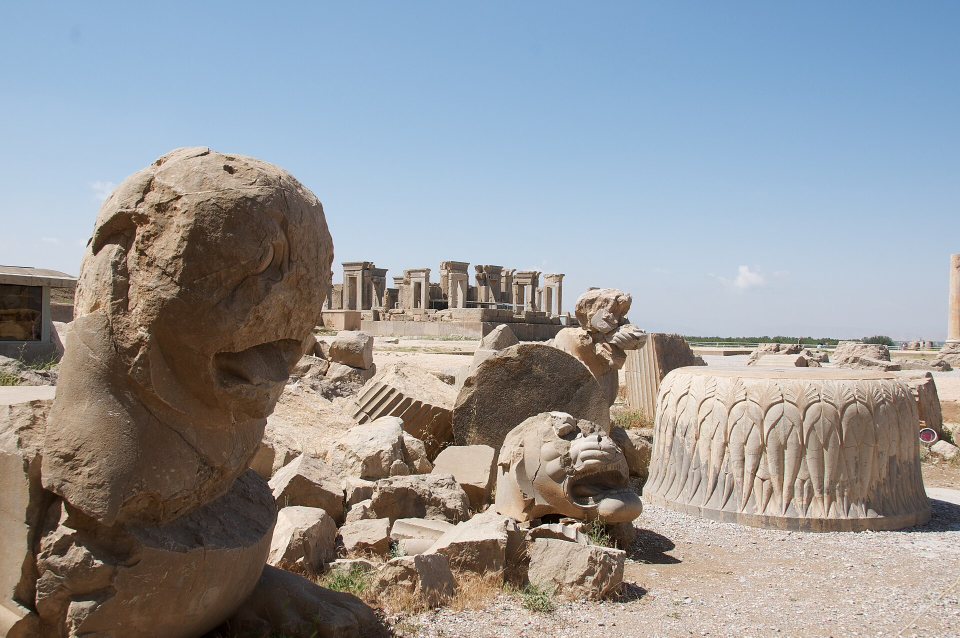
#> input picture photos/apadana/30191539_Column_Base_Amid_Architectural_Rubble_4690352651.jpg, 1920 x 1275 px, given in place of diff.jpg, which was not available (shown at 1/2 size)
$ python scan_means.py ../../photos/apadana/30191539_Column_Base_Amid_Architectural_Rubble_4690352651.jpg
#> lines starting #> are read from the running program, lines starting #| are printed output that depends on the picture; long printed decimals are rounded; pictures that were not available may be replaced by others from this repository, and a replacement may not be noted
"""Measure a CC0 scan's means for src/data/scans.json (D-295, D-302): the diffuse map's linear-sRGB mean (the scans are laid
over the procedural albedo as scan / its own mean), the packed arm map's AO and roughness means, and (D-302) the
displacement map's mean (the ground layers' bump is disp - its mean). Metadata from the Poly Haven record (_info.json) in
C:/Users/Administrator/fars-assets/textures/polyhaven/<id>/ when present.
Run: py -3 tools/dev/scan_means.py <id> [<id> ...]   (prints the JSON entries; merge them into src/data/scans.json)"""
import sys, json, os
import numpy as np
from PIL import Image

ASSETS = 'C:/Users/Administrator/fars-assets/textures/polyhaven/'


def lin(a):
    a = a / 255.0
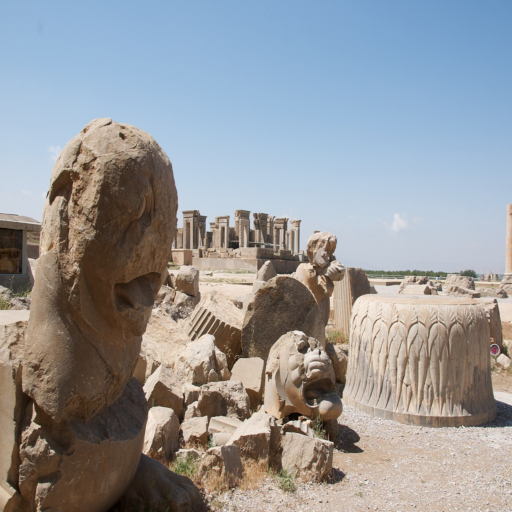
#> a: shape (512, 512, 3) float64; mean R, G, B 0.584, 0.591, 0.603
    return np.where(a <= 0.04045, a / 12.92, ((a + 0.055) / 1.055) ** 2.4)
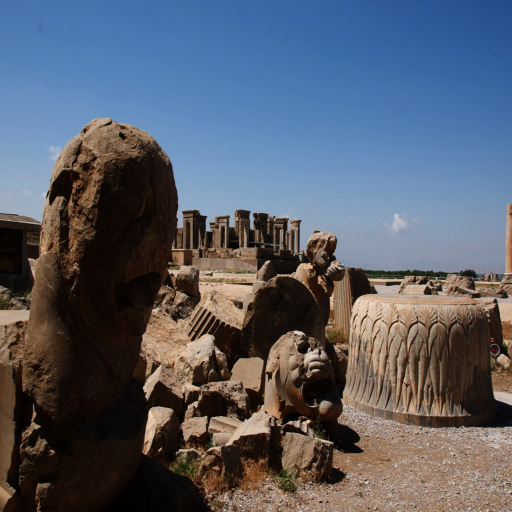
#> returned value: shape (512, 512, 3) float64; mean of channels 0, 1, 2 0.346, 0.369, 0.417; drawn as R, G, B


def main(ids):
    out = {}
    for i in ids:
        d = f'public/textures/{i}/'
        diff = lin(np.asarray(Image.open(d + 'diff.jpg').convert('RGB').resize((512, 512), Image.BILINEAR), float))
        arm = np.asarray(Image.open(d + 'arm.jpg').convert('RGB').resize((512, 512), Image.BILINEAR), float) / 255
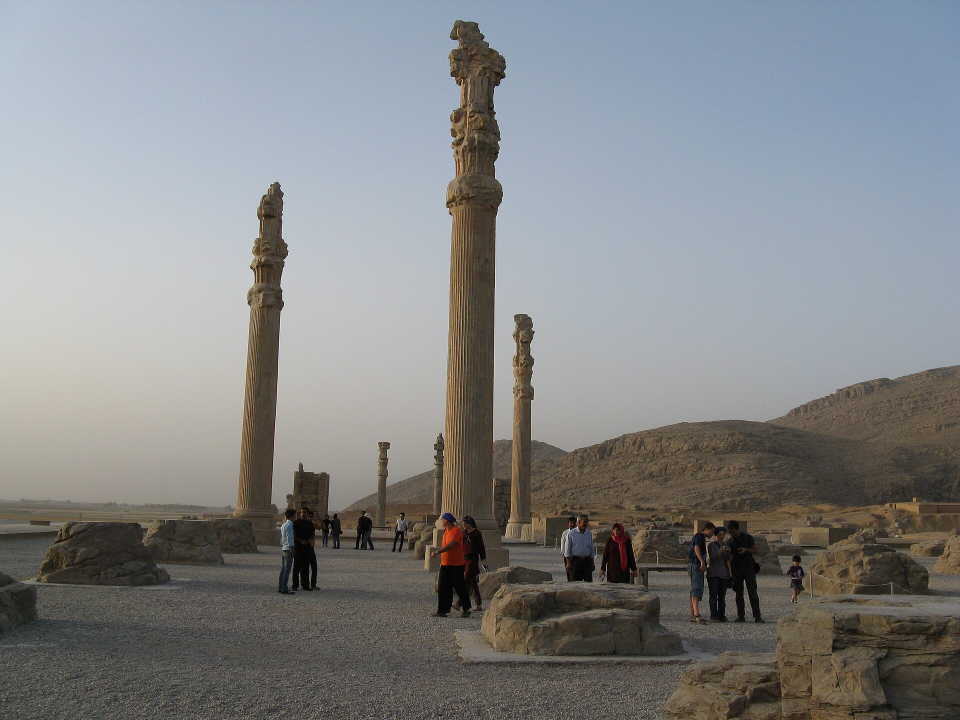
#> input picture photos/apadana/53396928_Stone_pillars_panoramio.jpg, 1920 x 1440 px, given in place of arm.jpg, which was not available (shown at 1/2 size)
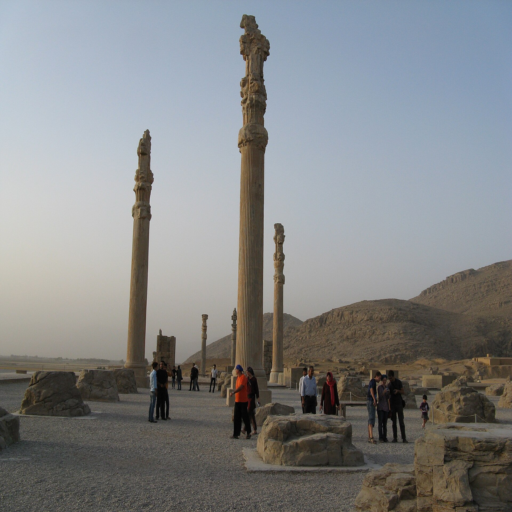
#> arm: shape (512, 512, 3) float64; mean R, G, B 0.517, 0.525, 0.53
        e = {'meanLinear': [round(float(v), 5) for v in diff.reshape(-1, 3).mean(0)], 'meanAO': round(float(arm[..., 0].mean()), 4),
             'meanRough': round(float(arm[..., 1].mean()), 4)}
#> e = {'meanLinear': [0.346, 0.369, 0.417], 'meanAO': 0.517, 'meanRough': 0.525}
        if os.path.exists(d + 'disp.jpg'):
            disp = np.asarray(Image.open(d + 'disp.jpg').convert('L').resize((512, 512), Image.BILINEAR), float) / 255
            e['meanDisp'] = round(float(disp.mean()), 4); e['sdDisp'] = round(float(disp.std()), 4)
        info = ASSETS + i + '/_info.json'
        if os.path.exists(info):
            j = json.load(open(info, encoding='utf8'))
            e.update({'name': j['name'], 'authors': list(j['authors'].keys()), 'licence': 'CC0', 'source': f'https://polyhaven.com/a/{i}',
                      'res': '2k', 'tileMetres': round(j['dimensions'][0] / 1000, 2),
                      'maps': ['diff.jpg (sRGB)', 'arm.jpg (R ao, G roughness, B metal)'] + (['disp.jpg (height, linear)'] if 'meanDisp' in e else [])})
        out[i] = e
    print(json.dumps(out, indent=1))
#| {
#|  "../../photos/apadana/30191539_Column_Base_Amid_Architectural_Rubble_4690352651.jpg": {
#|   "meanLinear": [
#|    0.3462,
#|    0.3687,
#|    0.4169
#|   ],
#|   "meanAO": 0.5174,
#|   "meanRough": 0.5252
#|  }
#| }


if __name__ == '__main__':
    main(sys.argv[1:])
